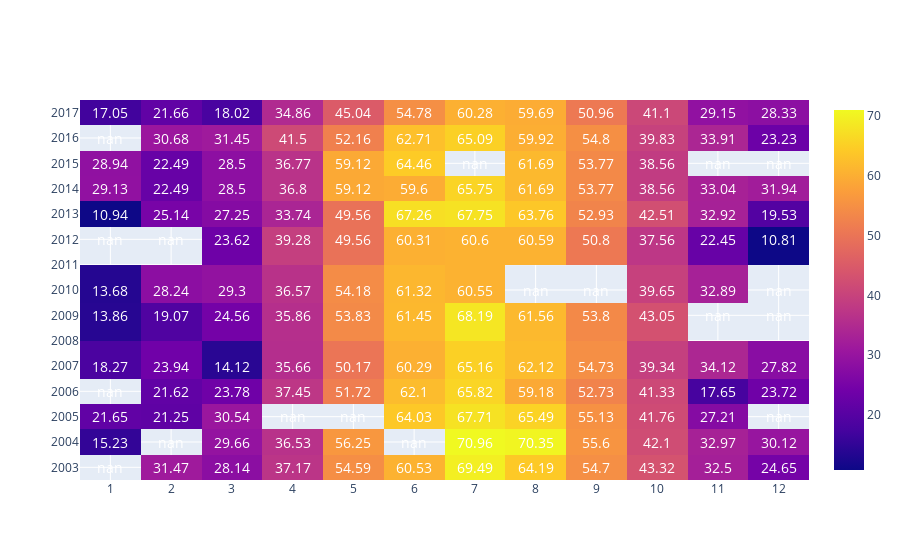

The notebook cell this image was saved under:
### Code cell
z=np.round(data_test_group_pivot.values[::-1],2)
x=data_test_group_pivot.columns
y=data_test_group_pivot.index[::-1]

trace_go_heatmap = go.Heatmap(z=z,x=x,y=y,
                   
                   hoverongaps = False)

annotations = []

for n, row in enumerate(z):
    for m, val in enumerate(row):
        annotations.append(go.layout.Annotation(text=str(z[n][m]), 
                                                x=x[m], 
                                                y=y[n], 
                                                xref='x1', 
                                                yref='y1', 
                                                showarrow=False, 
                                                font=dict(
                                                    size=14,
                                                    color="#ffffff" )))


heatmap_figure = go.Figure(data=trace_go_heatmap)

heatmap_figure.layout.update(annotations=annotations)

heatmap_figure.update_xaxes(nticks=12)
heatmap_figure.update_xaxes(tick0=1, dtick=1)

heatmap_figure.update_yaxes(nticks=len(x))
heatmap_figure.update_yaxes(tick0=1, dtick=1)

heatmap_figure.show()

### Figure 1 — Plotly figure (JSON) as saved in the notebook; plotly's stock layout.template omitted (floating-point values rounded to 4 significant figures; data arrays with more than 128 entries replaced by an {"elided": "..."} marker saying what was removed)
{"data": [{"hoverongaps": false, "type": "heatmap", "x": [1, 2, 3, 4, 5, 6, 7, 8, 9, 10, 11, 12], "y": [2017, 2016, 2015, 2014, 2013, 2012, 2010, 2009, 2007, 2006, 2005, 2004, 2003], "z": {"elided": "13x12 float values"}}], "layout": {"annotations": [{"font": {"color": "#ffffff", "size": 14}, "showarrow": false, "text": "17.05", "x": 1, "xref": "x", "y": 2017, "yref": "y"}, {"font": {"color": "#ffffff", "size": 14}, "showarrow": false, "text": "21.66", "x": 2, "xref": "x", "y": 2017, "yref": "y"}, {"font": {"color": "#ffffff", "size": 14}, "showarrow": false, "text": "18.02", "x": 3, "xref": "x", "y": 2017, "yref": "y"}, {"font": {"color": "#ffffff", "size": 14}, "showarrow": false, "text": "34.86", "x": 4, "xref": "x", "y": 2017, "yref": "y"}, {"font": {"color": "#ffffff", "size": 14}, "showarrow": false, "text": "45.04", "x": 5, "xref": "x", "y": 2017, "yref": "y"}, {"font": {"color": "#ffffff", "size": 14}, "showarrow": false, "text": "54.78", "x": 6, "xref": "x", "y": 2017, "yref": "y"}, {"font": {"color": "#ffffff", "size": 14}, "showarrow": false, "text": "60.28", "x": 7, "xref": "x", "y": 2017, "yref": "y"}, {"font": {"color": "#ffffff", "size": 14}, "showarrow": false, "text": "59.69", "x": 8, "xref": "x", "y": 2017, "yref": "y"}, {"font": {"color": "#ffffff", "size": 14}, "showarrow": false, "text": "50.96", "x": 9, "xref": "x", "y": 2017, "yref": "y"}, {"font": {"color": "#ffffff", "size": 14}, "showarrow": false, "text": "41.1", "x": 10, "xref": "x", "y": 2017, "yref": "y"}, {"font": {"color": "#ffffff", "size": 14}, "showarrow": false, "text": "29.15", "x": 11, "xref": "x", "y": 2017, "yref": "y"}, {"font": {"color": "#ffffff", "size": 14}, "showarrow": false, "text": "28.33", "x": 12, "xref": "x", "y": 2017, "yref": "y"}, {"font": {"color": "#ffffff", "size": 14}, "showarrow": false, "text": "nan", "x": 1, "xref": "x", "y": 2016, "yref": "y"}, {"font": {"color": "#ffffff", "size": 14}, "showarrow": false, "text": "30.68", "x": 2, "xref": "x", "y": 2016, "yref": "y"}, {"font": {"color": "#ffffff", "size": 14}, "showarrow": false, "text": "31.45", "x": 3, "xref": "x", "y": 2016, "yref": "y"}, {"font": {"color": "#ffffff", "size": 14}, "showarrow": false, "text": "41.5", "x": 4, "xref": "x", "y": 2016, "yref": "y"}, {"font": {"color": "#ffffff", "size": 14}, "showarrow": false, "text": "52.16", "x": 5, "xref": "x", "y": 2016, "yref": "y"}, {"font": {"color": "#ffffff", "size": 14}, "showarrow": false, "text": "62.71", "x": 6, "xref": "x", "y": 2016, "yref": "y"}, {"font": {"color": "#ffffff", "size": 14}, "showarrow": false, "text": "65.09", "x": 7, "xref": "x", "y": 2016, "yref": "y"}, {"font": {"color": "#ffffff", "size": 14}, "showarrow": false, "text": "59.92", "x": 8, "xref": "x", "y": 2016, "yref": "y"}, {"font": {"color": "#ffffff", "size": 14}, "showarrow": false, "text": "54.8", "x": 9, "xref": "x", "y": 2016, "yref": "y"}, {"font": {"color": "#ffffff", "size": 14}, "showarrow": false, "text": "39.83", "x": 10, "xref": "x", "y": 2016, "yref": "y"}, {"font": {"color": "#ffffff", "size": 14}, "showarrow": false, "text": "33.91", "x": 11, "xref": "x", "y": 2016, "yref": "y"}, {"font": {"color": "#ffffff", "size": 14}, "showarrow": false, "text": "23.23", "x": 12, "xref": "x", "y": 2016, "yref": "y"}, {"font": {"color": "#ffffff", "size": 14}, "showarrow": false, "text": "28.94", "x": 1, "xref": "x", "y": 2015, "yref": "y"}, {"font": {"color": "#ffffff", "size": 14}, "showarrow": false, "text": "22.49", "x": 2, "xref": "x", "y": 2015, "yref": "y"}, {"font": {"color": "#ffffff", "size": 14}, "showarrow": false, "text": "28.5", "x": 3, "xref": "x", "y": 2015, "yref": "y"}, {"font": {"color": "#ffffff", "size": 14}, "showarrow": false, "text": "36.77", "x": 4, "xref": "x", "y": 2015, "yref": "y"}, {"font": {"color": "#ffffff", "size": 14}, "showarrow": false, "text": "59.12", "x": 5, "xref": "x", "y": 2015, "yref": "y"}, {"font": {"color": "#ffffff", "size": 14}, "showarrow": false, "text": "64.46", "x": 6, "xref": "x", "y": 2015, "yref": "y"}, {"font": {"color": "#ffffff", "size": 14}, "showarrow": false, "text": "nan", "x": 7, "xref": "x", "y": 2015, "yref": "y"}, {"font": {"color": "#ffffff", "size": 14}, "showarrow": false, "text": "61.69", "x": 8, "xref": "x", "y": 2015, "yref": "y"}, {"font": {"color": "#ffffff", "size": 14}, "showarrow": false, "text": "53.77", "x": 9, "xref": "x", "y": 2015, "yref": "y"}, {"font": {"color": "#ffffff", "size": 14}, "showarrow": false, "text": "38.56", "x": 10, "xref": "x", "y": 2015, "yref": "y"}, {"font": {"color": "#ffffff", "size": 14}, "showarrow": false, "text": "nan", "x": 11, "xref": "x", "y": 2015, "yref": "y"}, {"font": {"color": "#ffffff", "size": 14}, "showarrow": false, "text": "nan", "x": 12, "xref": "x", "y": 2015, "yref": "y"}, {"font": {"color": "#ffffff", "size": 14}, "showarrow": false, "text": "29.13", "x": 1, "xref": "x", "y": 2014, "yref": "y"}, {"font": {"color": "#ffffff", "size": 14}, "showarrow": false, "text": "22.49", "x": 2, "xref": "x", "y": 2014, "yref": "y"}, {"font": {"color": "#ffffff", "size": 14}, "showarrow": false, "text": "28.5", "x": 3, "xref": "x", "y": 2014, "yref": "y"}, {"font": {"color": "#ffffff", "size": 14}, "showarrow": false, "text": "36.8", "x": 4, "xref": "x", "y": 2014, "yref": "y"}, {"font": {"color": "#ffffff", "size": 14}, "showarrow": false, "text": "59.12", "x": 5, "xref": "x", "y": 2014, "yref": "y"}, {"font": {"color": "#ffffff", "size": 14}, "showarrow": false, "text": "59.6", "x": 6, "xref": "x", "y": 2014, "yref": "y"}, {"font": {"color": "#ffffff", "size": 14}, "showarrow": false, "text": "65.75", "x": 7, "xref": "x", "y": 2014, "yref": "y"}, {"font": {"color": "#ffffff", "size": 14}, "showarrow": false, "text": "61.69", "x": 8, "xref": "x", "y": 2014, "yref": "y"}, {"font": {"color": "#ffffff", "size": 14}, "showarrow": false, "text": "53.77", "x": 9, "xref": "x", "y": 2014, "yref": "y"}, {"font": {"color": "#ffffff", "size": 14}, "showarrow": false, "text": "38.56", "x": 10, "xref": "x", "y": 2014, "yref": "y"}, {"font": {"color": "#ffffff", "size": 14}, "showarrow": false, "text": "33.04", "x": 11, "xref": "x", "y": 2014, "yref": "y"}, {"font": {"color": "#ffffff", "size": 14}, "showarrow": false, "text": "31.94", "x": 12, "xref": "x", "y": 2014, "yref": "y"}, {"font": {"color": "#ffffff", "size": 14}, "showarrow": false, "text": "10.94", "x": 1, "xref": "x", "y": 2013, "yref": "y"}, {"font": {"color": "#ffffff", "size": 14}, "showarrow": false, "text": "25.14", "x": 2, "xref": "x", "y": 2013, "yref": "y"}, {"font": {"color": "#ffffff", "size": 14}, "showarrow": false, "text": "27.25", "x": 3, "xref": "x", "y": 2013, "yref": "y"}, {"font": {"color": "#ffffff", "size": 14}, "showarrow": false, "text": "33.74", "x": 4, "xref": "x", "y": 2013, "yref": "y"}, {"font": {"color": "#ffffff", "size": 14}, "showarrow": false, "text": "49.56", "x": 5, "xref": "x", "y": 2013, "yref": "y"}, {"font": {"color": "#ffffff", "size": 14}, "showarrow": false, "text": "67.26", "x": 6, "xref": "x", "y": 2013, "yref": "y"}, {"font": {"color": "#ffffff", "size": 14}, "showarrow": false, "text": "67.75", "x": 7, "xref": "x", "y": 2013, "yref": "y"}, {"font": {"color": "#ffffff", "size": 14}, "showarrow": false, "text": "63.76", "x": 8, "xref": "x", "y": 2013, "yref": "y"}, {"font": {"color": "#ffffff", "size": 14}, "showarrow": false, "text": "52.93", "x": 9, "xref": "x", "y": 2013, "yref": "y"}, {"font": {"color": "#ffffff", "size": 14}, "showarrow": false, "text": "42.51", "x": 10, "xref": "x", "y": 2013, "yref": "y"}, {"font": {"color": "#ffffff", "size": 14}, "showarrow": false, "text": "32.92", "x": 11, "xref": "x", "y": 2013, "yref": "y"}, {"font": {"color": "#ffffff", "size": 14}, "showarrow": false, "text": "19.53", "x": 12, "xref": "x", "y": 2013, "yref": "y"}, {"font": {"color": "#ffffff", "size": 14}, "showarrow": false, "text": "nan", "x": 1, "xref": "x", "y": 2012, "yref": "y"}, {"font": {"color": "#ffffff", "size": 14}, "showarrow": false, "text": "nan", "x": 2, "xref": "x", "y": 2012, "yref": "y"}, {"font": {"color": "#ffffff", "size": 14}, "showarrow": false, "text": "23.62", "x": 3, "xref": "x", "y": 2012, "yref": "y"}, {"font": {"color": "#ffffff", "size": 14}, "showarrow": false, "text": "39.28", "x": 4, "xref": "x", "y": 2012, "yref": "y"}, {"font": {"color": "#ffffff", "size": 14}, "showarrow": false, "text": "49.56", "x": 5, "xref": "x", "y": 2012, "yref": "y"}, {"font": {"color": "#ffffff", "size": 14}, "showarrow": false, "text": "60.31", "x": 6, "xref": "x", "y": 2012, "yref": "y"}, {"font": {"color": "#ffffff", "size": 14}, "showarrow": false, "text": "60.6", "x": 7, "xref": "x", "y": 2012, "yref": "y"}, {"font": {"color": "#ffffff", "size": 14}, "showarrow": false, "text": "60.59", "x": 8, "xref": "x", "y": 2012, "yref": "y"}, {"font": {"color": "#ffffff", "size": 14}, "showarrow": false, "text": "50.8", "x": 9, "xref": "x", "y": 2012, "yref": "y"}, {"font": {"color": "#ffffff", "size": 14}, "showarrow": false, "text": "37.56", "x": 10, "xref": "x", "y": 2012, "yref": "y"}, {"font": {"color": "#ffffff", "size": 14}, "showarrow": false, "text": "22.45", "x": 11, "xref": "x", "y": 2012, "yref": "y"}, {"font": {"color": "#ffffff", "size": 14}, "showarrow": false, "text": "10.81", "x": 12, "xref": "x", "y": 2012, "yref": "y"}, {"font": {"color": "#ffffff", "size": 14}, "showarrow": false, "text": "13.68", "x": 1, "xref": "x", "y": 2010, "yref": "y"}, {"font": {"color": "#ffffff", "size": 14}, "showarrow": false, "text": "28.24", "x": 2, "xref": "x", "y": 2010, "yref": "y"}, {"font": {"color": "#ffffff", "size": 14}, "showarrow": false, "text": "29.3", "x": 3, "xref": "x", "y": 2010, "yref": "y"}, {"font": {"color": "#ffffff", "size": 14}, "showarrow": false, "text": "36.57", "x": 4, "xref": "x", "y": 2010, "yref": "y"}, {"font": {"color": "#ffffff", "size": 14}, "showarrow": false, "text": "54.18", "x": 5, "xref": "x", "y": 2010, "yref": "y"}, {"font": {"color": "#ffffff", "size": 14}, "showarrow": false, "text": "61.32", "x": 6, "xref": "x", "y": 2010, "yref": "y"}, {"font": {"color": "#ffffff", "size": 14}, "showarrow": false, "text": "60.55", "x": 7, "xref": "x", "y": 2010, "yref": "y"}, {"font": {"color": "#ffffff", "size": 14}, "showarrow": false, "text": "nan", "x": 8, "xref": "x", "y": 2010, "yref": "y"}, {"font": {"color": "#ffffff", "size": 14}, "showarrow": false, "text": "nan", "x": 9, "xref": "x", "y": 2010, "yref": "y"}, {"font": {"color": "#ffffff", "size": 14}, "showarrow": false, "text": "39.65", "x": 10, "xref": "x", "y": 2010, "yref": "y"}, {"font": {"color": "#ffffff", "size": 14}, "showarrow": false, "text": "32.89", "x": 11, "xref": "x", "y": 2010, "yref": "y"}, {"font": {"color": "#ffffff", "size": 14}, "showarrow": false, "text": "nan", "x": 12, "xref": "x", "y": 2010, "yref": "y"}, {"font": {"color": "#ffffff", "size": 14}, "showarrow": false, "text": "13.86", "x": 1, "xref": "x", "y": 2009, "yref": "y"}, {"font": {"color": "#ffffff", "size": 14}, "showarrow": false, "text": "19.07", "x": 2, "xref": "x", "y": 2009, "yref": "y"}, {"font": {"color": "#ffffff", "size": 14}, "showarrow": false, "text": "24.56", "x": 3, "xref": "x", "y": 2009, "yref": "y"}, {"font": {"color": "#ffffff", "size": 14}, "showarrow": false, "text": "35.86", "x": 4, "xref": "x", "y": 2009, "yref": "y"}, {"font": {"color": "#ffffff", "size": 14}, "showarrow": false, "text": "53.83", "x": 5, "xref": "x", "y": 2009, "yref": "y"}, {"font": {"color": "#ffffff", "size": 14}, "showarrow": false, "text": "61.45", "x": 6, "xref": "x", "y": 2009, "yref": "y"}, {"font": {"color": "#ffffff", "size": 14}, "showarrow": false, "text": "68.19", "x": 7, "xref": "x", "y": 2009, "yref": "y"}, {"font": {"color": "#ffffff", "size": 14}, "showarrow": false, "text": "61.56", "x": 8, "xref": "x", "y": 2009, "yref": "y"}, {"font": {"color": "#ffffff", "size": 14}, "showarrow": false, "text": "53.8", "x": 9, "xref": "x", "y": 2009, "yref": "y"}, {"font": {"color": "#ffffff", "size": 14}, "showarrow": false, "text": "43.05", "x": 10, "xref": "x", "y": 2009, "yref": "y"}, {"font": {"color": "#ffffff", "size": 14}, "showarrow": false, "text": "nan", "x": 11, "xref": "x", "y": 2009, "yref": "y"}, {"font": {"color": "#ffffff", "size": 14}, "showarrow": false, "text": "nan", "x": 12, "xref": "x", "y": 2009, "yref": "y"}, {"font": {"color": "#ffffff", "size": 14}, "showarrow": false, "text": "18.27", "x": 1, "xref": "x", "y": 2007, "yref": "y"}, {"font": {"color": "#ffffff", "size": 14}, "showarrow": false, "text": "23.94", "x": 2, "xref": "x", "y": 2007, "yref": "y"}, {"font": {"color": "#ffffff", "size": 14}, "showarrow": false, "text": "14.12", "x": 3, "xref": "x", "y": 2007, "yref": "y"}, {"font": {"color": "#ffffff", "size": 14}, "showarrow": false, "text": "35.66", "x": 4, "xref": "x", "y": 2007, "yref": "y"}, {"font": {"color": "#ffffff", "size": 14}, "showarrow": false, "text": "50.17", "x": 5, "xref": "x", "y": 2007, "yref": "y"}, {"font": {"color": "#ffffff", "size": 14}, "showarrow": false, "text": "60.29", "x": 6, "xref": "x", "y": 2007, "yref": "y"}, {"font": {"color": "#ffffff", "size": 14}, "showarrow": false, "text": "65.16", "x": 7, "xref": "x", "y": 2007, "yref": "y"}, {"font": {"color": "#ffffff", "size": 14}, "showarrow": false, "text": "62.12", "x": 8, "xref": "x", "y": 2007, "yref": "y"}, {"font": {"color": "#ffffff", "size": 14}, "showarrow": false, "text": "54.73", "x": 9, "xref": "x", "y": 2007, "yref": "y"}, {"font": {"color": "#ffffff", "size": 14}, "showarrow": false, "text": "39.34", "x": 10, "xref": "x", "y": 2007, "yref": "y"}, {"font": {"color": "#ffffff", "size": 14}, "showarrow": false, "text": "34.12", "x": 11, "xref": "x", "y": 2007, "yref": "y"}, {"font": {"color": "#ffffff", "size": 14}, "showarrow": false, "text": "27.82", "x": 12, "xref": "x", "y": 2007, "yref": "y"}, {"font": {"color": "#ffffff", "size": 14}, "showarrow": false, "text": "nan", "x": 1, "xref": "x", "y": 2006, "yref": "y"}, {"font": {"color": "#ffffff", "size": 14}, "showarrow": false, "text": "21.62", "x": 2, "xref": "x", "y": 2006, "yref": "y"}, {"font": {"color": "#ffffff", "size": 14}, "showarrow": false, "text": "23.78", "x": 3, "xref": "x", "y": 2006, "yref": "y"}, {"font": {"color": "#ffffff", "size": 14}, "showarrow": false, "text": "37.45", "x": 4, "xref": "x", "y": 2006, "yref": "y"}, {"font": {"color": "#ffffff", "size": 14}, "showarrow": false, "text": "51.72", "x": 5, "xref": "x", "y": 2006, "yref": "y"}, {"font": {"color": "#ffffff", "size": 14}, "showarrow": false, "text": "62.1", "x": 6, "xref": "x", "y": 2006, "yref": "y"}, {"font": {"color": "#ffffff", "size": 14}, "showarrow": false, "text": "65.82", "x": 7, "xref": "x", "y": 2006, "yref": "y"}, {"font": {"color": "#ffffff", "size": 14}, "showarrow": false, "text": "59.18", "x": 8, "xref": "x", "y": 2006, "yref": "y"}, {"font": {"color": "#ffffff", "size": 14}, "showarrow": false, "text": "52.73", "x": 9, "xref": "x", "y": 2006, "yref": "y"}, {"font": {"color": "#ffffff", "size": 14}, "showarrow": false, "text": "41.33", "x": 10, "xref": "x", "y": 2006, "yref": "y"}, {"font": {"color": "#ffffff", "size": 14}, "showarrow": false, "text": "17.65", "x": 11, "xref": "x", "y": 2006, "yref": "y"}, {"font": {"color": "#ffffff", "size": 14}, "showarrow": false, "text": "23.72", "x": 12, "xref": "x", "y": 2006, "yref": "y"}, {"font": {"color": "#ffffff", "size": 14}, "showarrow": false, "text": "21.65", "x": 1, "xref": "x", "y": 2005, "yref": "y"}, {"font": {"color": "#ffffff", "size": 14}, "showarrow": false, "text": "21.25", "x": 2, "xref": "x", "y": 2005, "yref": "y"}, {"font": {"color": "#ffffff", "size": 14}, "showarrow": false, "text": "30.54", "x": 3, "xref": "x", "y": 2005, "yref": "y"}, {"font": {"color": "#ffffff", "size": 14}, "showarrow": false, "text": "nan", "x": 4, "xref": "x", "y": 2005, "yref": "y"}, {"font": {"color": "#ffffff", "size": 14}, "showarrow": false, "text": "nan", "x": 5, "xref": "x", "y": 2005, "yref": "y"}, {"font": {"color": "#ffffff", "size": 14}, "showarrow": false, "text": "64.03", "x": 6, "xref": "x", "y": 2005, "yref": "y"}, {"font": {"color": "#ffffff", "size": 14}, "showarrow": false, "text": "67.71", "x": 7, "xref": "x", "y": 2005, "yref": "y"}, {"font": {"color": "#ffffff", "size": 14}, "showarrow": false, "text": "65.49", "x": 8, "xref": "x", "y": 2005, "yref": "y"}, {"font": {"color": "#ffffff", "size": 14}, "showarrow": false, "text": "55.13", "x": 9, "xref": "x", "y": 2005, "yref": "y"}, {"font": {"color": "#ffffff", "size": 14}, "showarrow": false, "text": "41.76", "x": 10, "xref": "x", "y": 2005, "yref": "y"}, {"font": {"color": "#ffffff", "size": 14}, "showarrow": false, "text": "27.21", "x": 11, "xref": "x", "y": 2005, "yref": "y"}, {"font": {"color": "#ffffff", "size": 14}, "showarrow": false, "text": "nan", "x": 12, "xref": "x", "y": 2005, "yref": "y"}, {"font": {"color": "#ffffff", "size": 14}, "showarrow": false, "text": "15.23", "x": 1, "xref": "x", "y": 2004, "yref": "y"}, {"font": {"color": "#ffffff", "size": 14}, "showarrow": false, "text": "nan", "x": 2, "xref": "x", "y": 2004, "yref": "y"}, {"font": {"color": "#ffffff", "size": 14}, "showarrow": false, "text": "29.66", "x": 3, "xref": "x", "y": 2004, "yref": "y"}, {"font": {"color": "#ffffff", "size": 14}, "showarrow": false, "text": "36.53", "x": 4, "xref": "x", "y": 2004, "yref": "y"}, {"font": {"color": "#ffffff", "size": 14}, "showarrow": false, "text": "56.25", "x": 5, "xref": "x", "y": 2004, "yref": "y"}, {"font": {"color": "#ffffff", "size": 14}, "showarrow": false, "text": "nan", "x": 6, "xref": "x", "y": 2004, "yref": "y"}, {"font": {"color": "#ffffff", "size": 14}, "showarrow": false, "text": "70.96", "x": 7, "xref": "x", "y": 2004, "yref": "y"}, {"font": {"color": "#ffffff", "size": 14}, "showarrow": false, "text": "70.35", "x": 8, "xref": "x", "y": 2004, "yref": "y"}, {"font": {"color": "#ffffff", "size": 14}, "showarrow": false, "text": "55.6", "x": 9, "xref": "x", "y": 2004, "yref": "y"}, {"font": {"color": "#ffffff", "size": 14}, "showarrow": false, "text": "42.1", "x": 10, "xref": "x", "y": 2004, "yref": "y"}, {"font": {"color": "#ffffff", "size": 14}, "showarrow": false, "text": "32.97", "x": 11, "xref": "x", "y": 2004, "yref": "y"}, {"font": {"color": "#ffffff", "size": 14}, "showarrow": false, "text": "30.12", "x": 12, "xref": "x", "y": 2004, "yref": "y"}, {"font": {"color": "#ffffff", "size": 14}, "showarrow": false, "text": "nan", "x": 1, "xref": "x", "y": 2003, "yref": "y"}, {"font": {"color": "#ffffff", "size": 14}, "showarrow": false, "text": "31.47", "x": 2, "xref": "x", "y": 2003, "yref": "y"}, {"font": {"color": "#ffffff", "size": 14}, "showarrow": false, "text": "28.14", "x": 3, "xref": "x", "y": 2003, "yref": "y"}, {"font": {"color": "#ffffff", "size": 14}, "showarrow": false, "text": "37.17", "x": 4, "xref": "x", "y": 2003, "yref": "y"}, {"font": {"color": "#ffffff", "size": 14}, "showarrow": false, "text": "54.59", "x": 5, "xref": "x", "y": 2003, "yref": "y"}, {"font": {"color": "#ffffff", "size": 14}, "showarrow": false, "text": "60.53", "x": 6, "xref": "x", "y": 2003, "yref": "y"}, {"font": {"color": "#ffffff", "size": 14}, "showarrow": false, "text": "69.49", "x": 7, "xref": "x", "y": 2003, "yref": "y"}, {"font": {"color": "#ffffff", "size": 14}, "showarrow": false, "text": "64.19", "x": 8, "xref": "x", "y": 2003, "yref": "y"}, {"font": {"color": "#ffffff", "size": 14}, "showarrow": false, "text": "54.7", "x": 9, "xref": "x", "y": 2003, "yref": "y"}, {"font": {"color": "#ffffff", "size": 14}, "showarrow": false, "text": "43.32", "x": 10, "xref": "x", "y": 2003, "yref": "y"}, {"font": {"color": "#ffffff", "size": 14}, "showarrow": false, "text": "32.5", "x": 11, "xref": "x", "y": 2003, "yref": "y"}, {"font": {"color": "#ffffff", "size": 14}, "showarrow": false, "text": "24.65", "x": 12, "xref": "x", "y": 2003, "yref": "y"}], "xaxis": {"dtick": 1, "nticks": 12, "tick0": 1}, "yaxis": {"dtick": 1, "nticks": 12, "tick0": 1}}}
